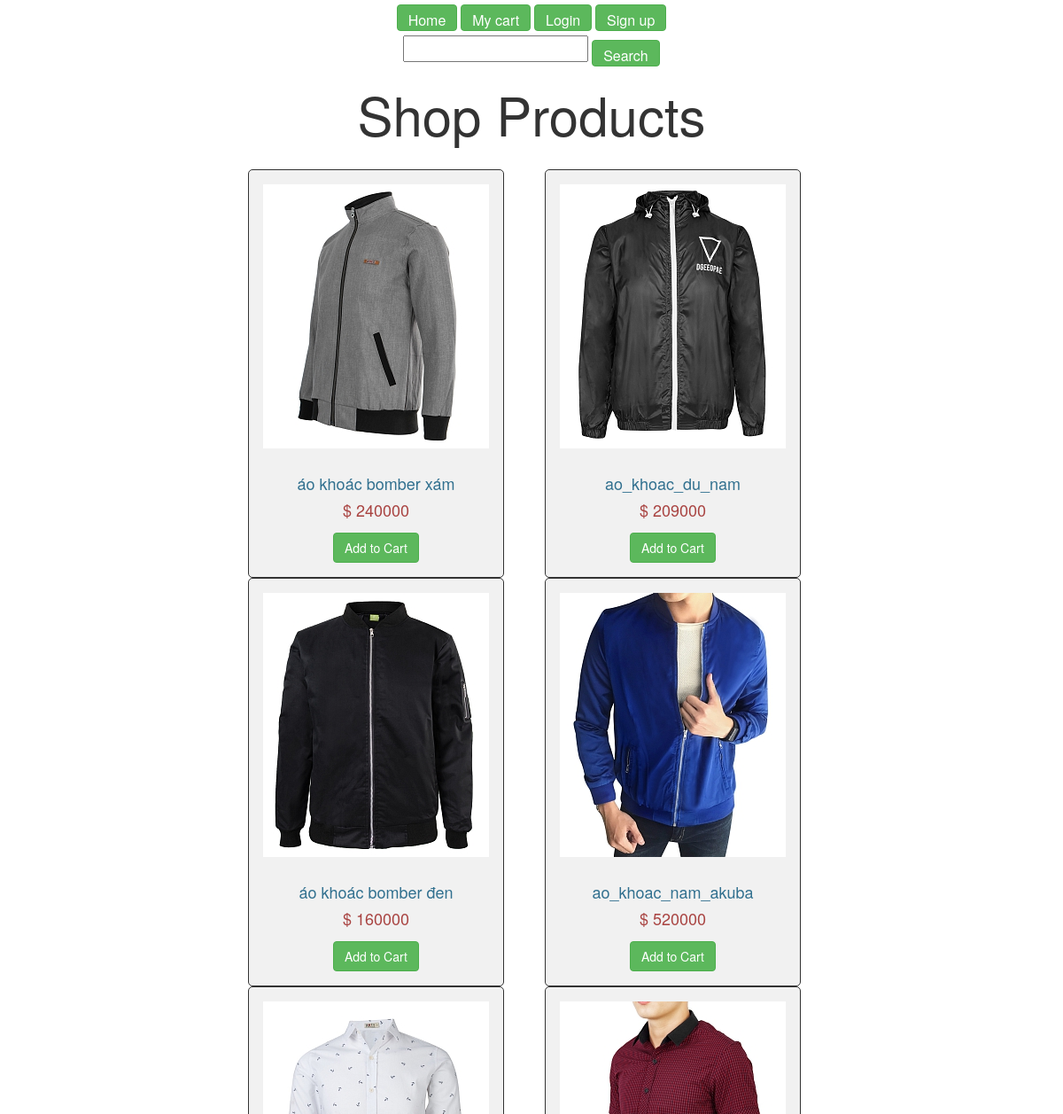
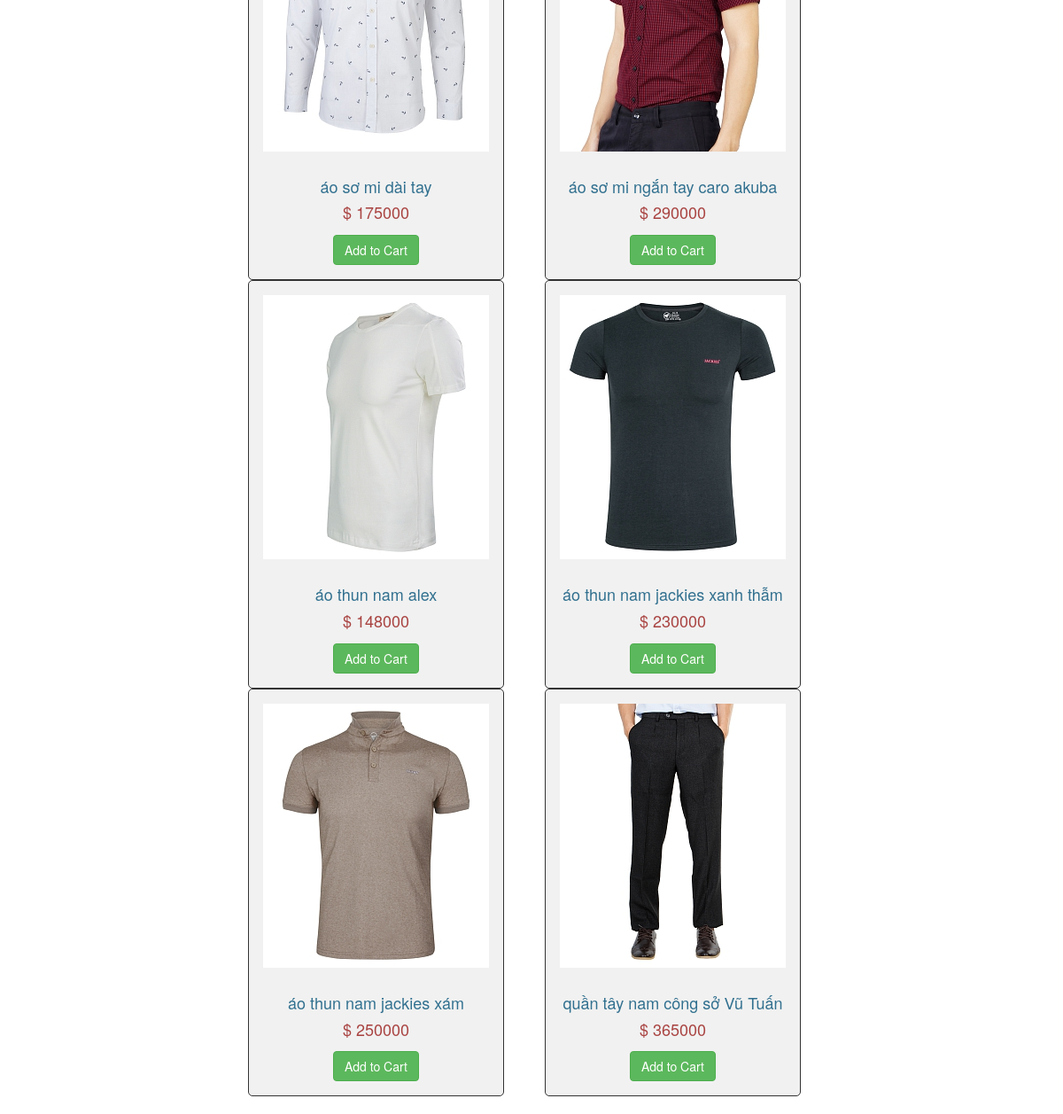
The page / on the database its author committed (2 pictures, top to bottom).
### tables this page shows
CREATE TABLE `product` (
  `id` int(10) UNSIGNED NOT NULL,
  `name` varchar(100) NOT NULL,
  `image` varchar(100) NOT NULL,
  `price` double NOT NULL
);

### ConnectionDB/config.php (called while the page is built)
<?php
	$dbhost = "localhost";
	$dbuser = "root";
	$dbpass = "";
	$dbname = "sp_20171";
?>

### ConnectionDB/ConnectionDB.php (called while the page is built, shortened)
<?php
class ConnectionDB {
  private static $instance = NULL;
  public static function getConnection() {
    if (!isset(self::$instance)) {
      include 'config.php';
      self::$instance = new mysqli($dbhost, $dbuser, $dbpass, $dbname);
    }
    return self::$instance;
  }
}
?>

### index.php (the view, shortened to what this page needs)
<?php
  include_once $_SERVER['DOCUMENT_ROOT'].'/IT4442/it4442/ConnectionDB/ConnectionDB.php';
?>
<!DOCTYPE html>
<html>
  <head>
    <link rel="stylesheet" href="lib/bootstrap.min.css">
  </head>
  <body>
    <?php include("view/header.php"); ?>
    <div class="container" style="width:700px;">
      <h3 align="center" style="font-size: 60px">Shop Products</h3><br />
      <?php
        $query = "SELECT * FROM product ORDER BY id ASC";
        $result = mysqli_query(ConnectionDB::getConnection(), $query);
        if(mysqli_num_rows($result) > 0) {
          while($row = mysqli_fetch_array($result)) {
            ?>
            <div class="col-md-6 ">
              <div style="border:1px solid #333; background-color:#f1f1f1; border-radius:5px; padding:16px; float: left;" align="center">
                <img src="img/<?php echo $row["image"]; ?>" class="img-responsive" /><br />
                <h4 class="text-info"><?php echo $row["name"]; ?></h4>
                <h4 class="text-danger">$ <?php echo $row["price"]; ?></h4>
                <button data-id = "<?php echo $row["id"]; ?>"
                        data-name = "<?php echo $row["name"]; ?>"
                        data-price = "<?php echo $row["price"]; ?>"
                        data-quantity = "1"
                        style="margin-top:5px;"
                        class="btn btn-success buy_btn">Add to Cart
                </button>
              </div>
            </div>
            <?php
          }
        }
      ?>
    </div>
    <br />
  </body>
</html>

### view/header.php (shortened to what this page needs)
  <div align='center'>
    <a href="index.php">
      <input type="button" style="margin-top:5px;height: 30px;font-size: 16px;" class="btn btn-success" value="Home"/>
    </a>
    <a href="cart.php">
      <input type="submit"
             name="go_to_cart"
             style="margin-top:5px;height: 30px;font-size: 16px;"
             class="btn btn-success"
             value="My cart" />
    </a>
<?php
    if(isset($_SESSION['user'])){
?>
      <a href="view/profile.php">
        <input type="submit"
               style="margin-top:5px;height: 30px;font-size: 16px;"
               class="btn btn-success"
               value="Your Profile">
      </a>
      <a href="User/UserController.php?user_action=logout">
        <input type="submit"
               value="Logout"
               style="margin-top:5px;height: 30px;font-size: 16px;"
               class="btn btn-success">
      </a>
<?php
    } else {
?>
      <a href="view/login.php">
        <input type="submit"
               style="margin-top:5px;height: 30px;font-size: 16px;"
               class="btn btn-success"
               value="Login">
      </a>
      <a href="view/sign_up.php">
        <input type="submit"
               style="margin-top:5px;height: 30px;font-size: 16px;"
               class="btn btn-success"
               value="Sign up">
      </a>
<?php
    }
?>
    <form action="search.php" method="GET">
      <input type="text" name="query" style="margin-top:5px;height: 30px;font-size: 16px;"/>
      <input type="submit" name="search_products" style="margin-top:5px;height: 30px;font-size: 16px;" class="btn btn-success" value="Search" />
    </form>
  </div>

### rows shown on the page
product: image (picture), name "áo khoác bomber xám", price "240000"
product: image (picture), name "ao_khoac_du_nam", price "209000"
product: image (picture), name "áo khoác bomber đen", price "160000"
product: image (picture), name "ao_khoac_nam_akuba", price "520000"
product: image (picture), name "áo sơ mi dài tay", price "175000"
product: image (picture), name "áo sơ mi ngắn tay caro akuba", price "290000"
product: image (picture), name "áo thun nam alex", price "148000"
product: image (picture), name "áo thun nam jackies xanh thẫm", price "230000"
product: image (picture), name "áo thun nam jackies xám", price "250000"
product: image (picture), name "quần tây nam công sở Vũ Tuấn", price "365000"
